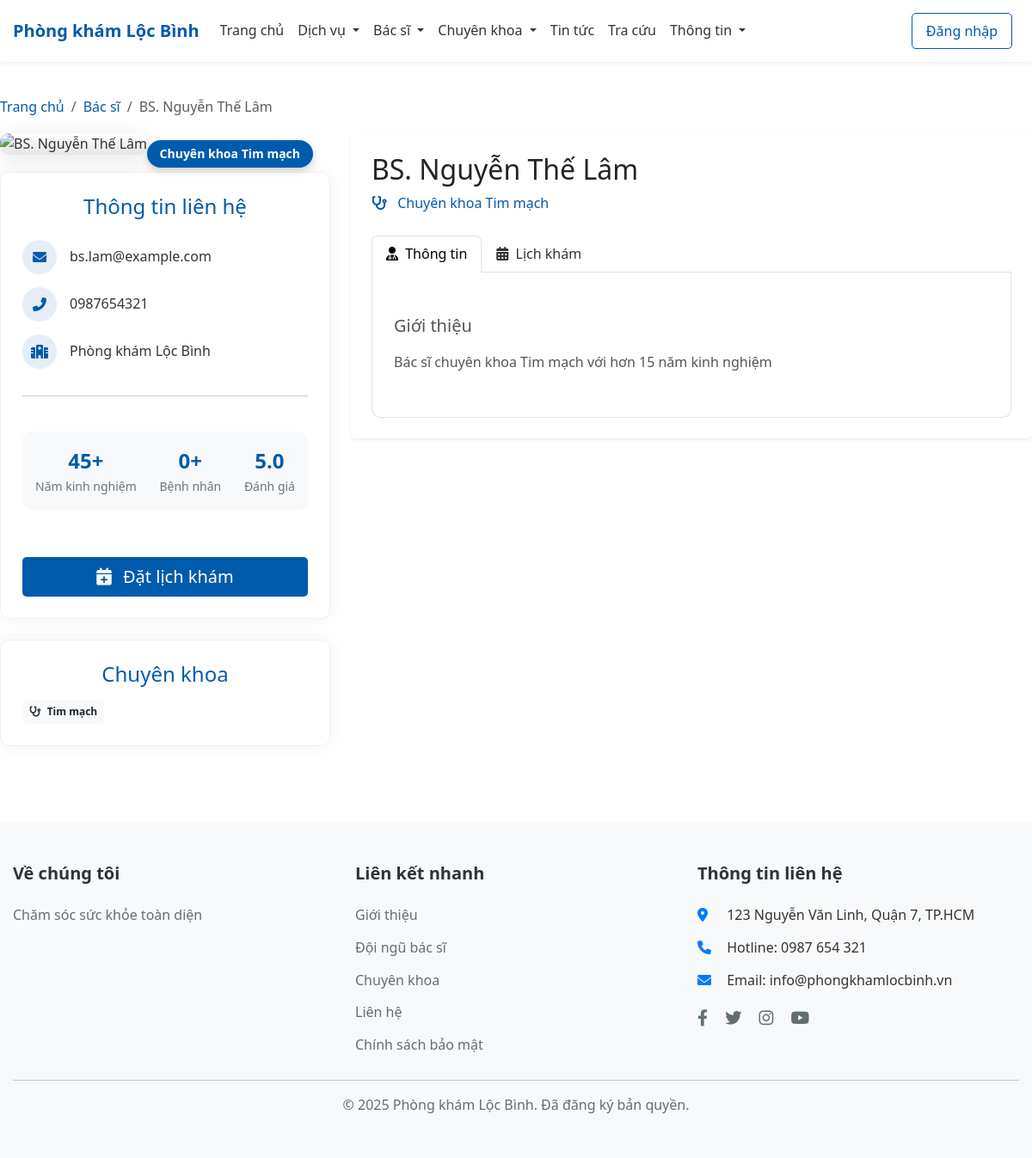
Page /chitiet_bacsi.php?id=1 on the committed database.
### tables this page shows
CREATE TABLE bacsi (
    id INT AUTO_INCREMENT PRIMARY KEY,
    nguoidung_id INT,
    ho_ten VARCHAR(100) NOT NULL,
    chuyenkhoa_id INT,
    nam_sinh INT,
    gioi_tinh ENUM('Nam', 'Nữ', 'Khác') DEFAULT 'Nam',
    dien_thoai VARCHAR(20),
    email VARCHAR(100),
    dia_chi TEXT,
    hinh_anh VARCHAR(255),
    mo_ta TEXT,
    bang_cap TEXT,
    kinh_nghiem TEXT,
    ngay_tao DATETIME DEFAULT CURRENT_TIMESTAMP,
    ngay_capnhat DATETIME DEFAULT NULL ON UPDATE CURRENT_TIMESTAMP,
    FOREIGN KEY (nguoidung_id) REFERENCES nguoidung(id) ON DELETE SET NULL,
    FOREIGN KEY (chuyenkhoa_id) REFERENCES chuyenkhoa(id) ON DELETE SET NULL
);

CREATE TABLE chuyenkhoa (
    id INT AUTO_INCREMENT PRIMARY KEY,
    ten_chuyenkhoa VARCHAR(100) NOT NULL,
    icon VARCHAR(50),
    mota TEXT,
    hinh_anh VARCHAR(255),
    ngay_tao DATETIME DEFAULT CURRENT_TIMESTAMP,
    ngay_capnhat DATETIME DEFAULT NULL ON UPDATE CURRENT_TIMESTAMP
);

### includes/functions.php (called while the page is built, shortened)
<?php
function get_setting($key, $default = '') {
    static $settings = null;
    if ($settings === null) {
        if ($settings === null) {
            global $conn;
            $settings = [];
            $result = $conn->query("SELECT ten_key, ten_value FROM caidat_website");
            if ($result && $result->num_rows > 0) {
                while ($row = $result->fetch_assoc()) {
                    $settings[$row['ten_key']] = $row['ten_value'];
                }
            }
        }
    }
    return isset($settings[$key]) ? $settings[$key] : $default;
}

### chitiet_bacsi.php (the view, shortened to what this page needs)
<?php
require_once 'admin/crud/tintuc_crud.php';
require_once 'includes/functions.php';
$doctor_id = isset($_GET['id']) ? (int)$_GET['id'] : 0;
$doctor_sql = "SELECT b.*, ck.ten_chuyenkhoa
               FROM bacsi b
               LEFT JOIN chuyenkhoa ck ON b.chuyenkhoa_id = ck.id
               WHERE b.id = $doctor_id";
$doctor_result = $conn->query($doctor_sql);
$doctor = $doctor_result->fetch_assoc();
$site_name = get_setting('site_name', 'Phòng Khám Lộc Bình');
?>
<!DOCTYPE html>
<html lang="vi">
<head>
    <?php include 'includes/head.php'; ?>
    <link rel="stylesheet" href="assets/css/pages/doctors.css">
</head>
<body>
    <?php include 'includes/header.php'; ?>
    <div class="container doctor-profile">
        <nav aria-label="breadcrumb">
            <ol class="breadcrumb">
                <li class="breadcrumb-item"><a href="index.php">Trang chủ</a></li>
                <li class="breadcrumb-item"><a href="bacsi.php">Bác sĩ</a></li>
                <li class="breadcrumb-item active" aria-current="page"><?= $doctor['ho_ten'] ?></li>
            </ol>
        </nav>
        <div class="row">
            <div class="col-lg-4">
                <div class="doctor-image-container">
                    <?php if (!empty($doctor['hinh_anh'])): ?>
                        <img src="<?= $doctor['hinh_anh'] ?>" alt="<?= $doctor['ho_ten'] ?>" class="img-fluid doctor-image">
                    <?php else: ?>
                        <img src="assets/img/doctor-default.jpg" alt="<?= $doctor['ho_ten'] ?>" class="img-fluid doctor-image">
                    <?php endif; ?>
                    <div class="doctor-badge">Chuyên khoa <?= $doctor['ten_chuyenkhoa'] ?></div>
                </div>
                <div class="doctor-info">
                    <h4 class="text-primary mb-4">Thông tin liên hệ</h4>
                    <?php if(!empty($doctor['email'])): ?>
                    <div class="contact-info-item">
                        <div class="contact-info-icon">
                            <i class="fas fa-envelope"></i>
                        </div>
                        <div class="contact-info-text"><?= $doctor['email'] ?></div>
                    </div>
                    <?php endif; ?>
                    <?php if(!empty($doctor['dien_thoai'])): ?>
                    <div class="contact-info-item">
                        <div class="contact-info-icon">
                            <i class="fas fa-phone-alt"></i>
                        </div>
                        <div class="contact-info-text"><?= $doctor['dien_thoai'] ?></div>
                    </div>
                    <?php endif; ?>
                    <div class="contact-info-item">
                        <div class="contact-info-icon">
                            <i class="fas fa-hospital"></i>
                        </div>
                        <div class="contact-info-text"><?php echo htmlspecialchars($site_name); ?></div>
                    </div>
                    <hr>
                    <div class="doctor-stats">
                        <div class="doctor-stat-item">
                            <div class="doctor-stat-number">
                                <?= !empty($doctor['nam_sinh']) ? (date('Y') - $doctor['nam_sinh']) : '?' ?>+
                            </div>
                            <div class="doctor-stat-label">Năm kinh nghiệm</div>
                        </div>
                        <div class="doctor-stat-item">
                            <div class="doctor-stat-number">
                                <?php
                                $appointments_sql = "SELECT COUNT(*) as count FROM lichhen WHERE bacsi_id = $doctor_id AND trang_thai = 'completed'";
                                $appointments_result = $conn->query($appointments_sql);
                                $appointments_count = 0;
                                if ($appointments_result && $appointments_result->num_rows > 0) {
                                    $appointments_count = $appointments_result->fetch_assoc()['count'];
                                }
                                echo $appointments_count > 0 ? $appointments_count.'+' : '0+';
                                ?>
                            </div>
                            <div class="doctor-stat-label">Bệnh nhân</div>
                        </div>
                        <div class="doctor-stat-item">
                            <div class="doctor-stat-number">
                                <?php
                                echo '5.0';
                                ?>
                            </div>
                            <div class="doctor-stat-label">Đánh giá</div>
                        </div>
                    </div>
                    <div class="booking-button">
                        <a href="datlich.php?doctor_id=<?= $doctor_id ?>" class="btn btn-primary btn-lg w-100">
                            <i class="fas fa-calendar-plus me-2"></i>
                            Đặt lịch khám
                        </a>
                    </div>
                </div>
                <div class="doctor-info mt-4">
                    <h4 class="text-primary mb-3">Chuyên khoa</h4>
                    <div class="d-flex flex-wrap gap-2">
                        <span class="badge bg-light text-dark p-2">
                            <i class="fas fa-stethoscope me-1"></i>
                            <?= $doctor['ten_chuyenkhoa'] ?? 'Đa khoa' ?>
                        </span>
                    </div>
                </div>
            </div>
            <div class="col-lg-8">
                <div class="card border-0 shadow-sm">
                    <div class="card-body p-4">
                        <h2 class="mb-2"><?= $doctor['ho_ten'] ?></h2>
                        <p class="text-primary mb-4">
                            <i class="fas fa-stethoscope me-2"></i>
                            Chuyên khoa <?= $doctor['ten_chuyenkhoa'] ?? 'Đa khoa' ?>
                        </p>
                        <ul class="nav nav-tabs" id="doctorTab" role="tablist">
                            <li class="nav-item" role="presentation">
                                <button class="nav-link active" id="info-tab" data-bs-toggle="tab" data-bs-target="#info" type="button" role="tab" aria-controls="info" aria-selected="true">
                                    <i class="fas fa-user-md me-1"></i> Thông tin
                                </button>
                            </li>
                            <li class="nav-item" role="presentation">
                                <button class="nav-link" id="schedule-tab" data-bs-toggle="tab" data-bs-target="#schedule" type="button" role="tab" aria-controls="schedule" aria-selected="false">
                                    <i class="fas fa-calendar-alt me-1"></i> Lịch khám
                                </button>
                            </li>
                        </ul>
                        <div class="tab-content" id="doctorTabContent">
                            <div class="tab-pane fade show active" id="info" role="tabpanel" aria-labelledby="info-tab">
                                <?php if(!empty($doctor['mo_ta'])): ?>
                                <div class="doctor-description mb-4">
                                    <h5 class="mb-3">Giới thiệu</h5>
                                    <?= $doctor['mo_ta'] ?>
                                </div>
                                <?php endif; ?>
                            </div>
                        </div>
                    </div>
                </div>
            </div>
        </div>
    </div>
    <?php include 'includes/footer.php'; ?>
</body>
</html>

### assets/css/style.css (style rules this page uses)
:root { --primary-color: #007bff; --secondary-color: #6c757d; --success-color: #28a745; --danger-color: #dc3545; --warning-color: #ffc107; --info-color: #17a2b8; --light-color: #f8f9fa; --dark-color: #343a40; }
* { margin: 0; padding: 0; box-sizing: border-box; }
body { font-family: 'Segoe UI', Tahoma, Geneva, Verdana, sans-serif; line-height: 1.6; color: #333; }
a { text-decoration: none; color: var(--primary-color); }
img { max-width: 100%; height: auto; }
.container { max-width: 1200px; margin: 0 auto; padding: 0 15px; }
.btn { display: inline-block; padding: 0.5rem 1rem; border-radius: 5px; transition: all 0.3s ease; border: none; cursor: pointer; }
.btn-primary { background-color: var(--primary-color); color: white; }

### assets/css/pages/doctors.css (style rules this page uses)
.doctor-image { width: 100%; height: 300px; overflow: hidden; position: relative; }
.doctor-image::before { content: ''; position: absolute; top: 0; left: 0; width: 100%; height: 100%; background: linear-gradient(to bottom, rgba(0,0,0,0) 0%, rgba(0,0,0,0.1) 100%); z-index: 1; }
.doctor-info { padding: 2rem; text-align: center; flex: 1; display: flex; flex-direction: column; justify-content: space-between; }

### assets/css/components/header.css (style rules this page uses)
.nav-link { color: #333; font-weight: 500; padding: 0.5rem 1rem; transition: color 0.3s ease; }

### rows in the picture
bacsi: ho_ten "BS. Nguyễn Thế Lâm", chuyenkhoa.ten_chuyenkhoa "Tim mạch", email "bs.lam@example.com", dien_thoai "0987654321", mo_ta "Bác sĩ chuyên khoa Tim mạch với hơn 15 năm kinh nghiệm"

### other values in the picture
$site_name "Phòng khám Lộc Bình"
$site_description "Chăm sóc sức khỏe toàn diện"
$site_address "123 Nguyễn Văn Linh, Quận 7, TP.HCM"
$site_phone "0987 654 321"
$site_email "info@phongkhamlocbinh.vn"
